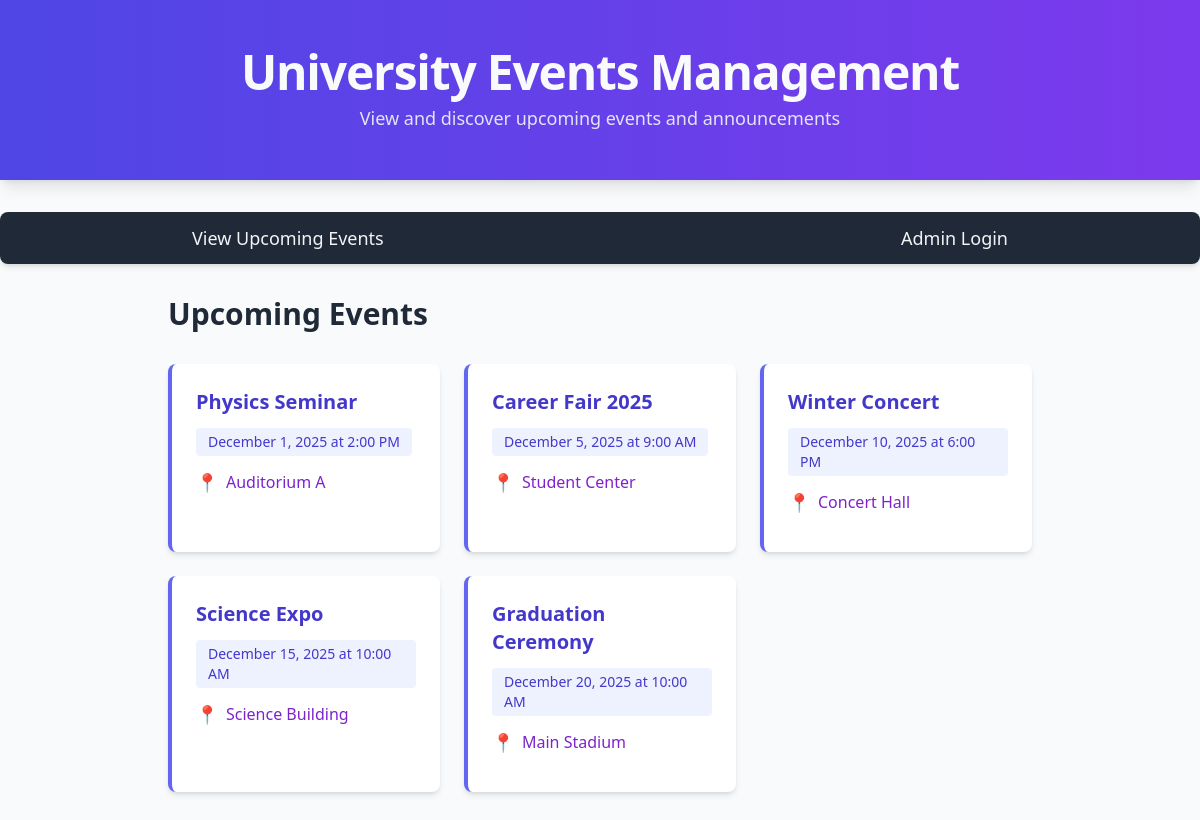
The app's page /pages/upcoming_events.php with its own data.
### tables this page shows
CREATE TABLE IF NOT EXISTS events (
    event_id INT AUTO_INCREMENT PRIMARY KEY,
    event_title VARCHAR(255) NOT NULL,
    event_date DATETIME NOT NULL,
    location VARCHAR(255) NOT NULL,
    details TEXT,
    created_at TIMESTAMP DEFAULT CURRENT_TIMESTAMP
);

### pages/upcoming_events.php (the view, shortened to what this page needs)
<!DOCTYPE html>
<html lang="en">
<head>
    <script src="https://cdn.tailwindcss.com"></script>
</head>
<body class="bg-gray-50 font-sans text-slate-800 leading-relaxed">
    <header class="bg-gradient-to-r from-indigo-600 to-violet-600 text-white py-12 shadow-lg mb-8">
        <h1 class="text-4xl sm:text-5xl font-extrabold text-center tracking-tight text-slate-50">University Events Management</h1>
        <p class="text-center mt-2 text-lg text-slate-100/90">View and discover upcoming events and announcements</p>
    </header>
    <nav class="bg-gray-800 mb-8 rounded-lg shadow-md">
        <div class="max-w-4xl mx-auto px-4 flex flex-wrap items-center justify-between">
            <div class="flex flex-wrap">
                <a href="upcoming_events.php" class="block text-gray-100 hover:bg-indigo-500 px-6 py-3 text-lg font-medium transition-colors duration-300 active:bg-indigo-500">View Upcoming Events</a>
            </div>
            <div>
                <?php if (isset($_SESSION['is_admin']) && $_SESSION['is_admin'] === true): ?>
                    <a href="logout.php" class="block text-gray-100 hover:bg-red-500 px-6 py-3 text-lg font-medium transition-colors duration-300">Logout</a>
                <?php else: ?>
                    <a href="login.php" class="block text-gray-100 hover:bg-green-500 px-6 py-3 text-lg font-medium transition-colors duration-300">Admin Login</a>
                <?php endif; ?>
            </div>
        </div>
    </nav>
    <div class="max-w-4xl mx-auto px-4 pb-12">
        <h2 class="text-3xl font-bold mb-8 text-gray-800">Upcoming Events</h2>
        <?php
        include '../config/db.php';
        $current_date = date('Y-m-d H:i:s');
        $sql = "SELECT event_id, event_title, event_date, location, details
                FROM events
                WHERE event_date > ?
                ORDER BY event_date ASC";
        $stmt = $conn->prepare($sql);
        if ($stmt) {
            $stmt->bind_param("s", $current_date);
            if ($stmt->execute()) {
                $result = $stmt->get_result();
                if ($result->num_rows > 0) {
                    echo "<div class='grid grid-cols-1 md:grid-cols-2 lg:grid-cols-3 gap-6 mb-8'>";
                    $events = [];
                    while ($row = $result->fetch_assoc()) {
                        $events[] = $row;
                    }
                    foreach ($events as $row) {
                        $event_date = new DateTime($row['event_date']);
                        $formatted_date = $event_date->format('F j, Y \a\t g:i A');
                        $event_id = $row['event_id'];
                        echo "<div class='bg-white rounded-lg shadow-md hover:shadow-lg transition-shadow duration-300 border-l-4 border-indigo-500 p-6 cursor-pointer' role='button' tabindex='0' onclick='openModal(" . $event_id . ")' onkeydown=\"if(event.key==='Enter'||event.key===' ') openModal(" . $event_id . ")\">";
                        echo "<h3 class='text-xl font-semibold text-indigo-700 mb-3'>" . htmlspecialchars($row['event_title']) . "</h3>";
                        echo "<div class='bg-indigo-50 inline-block px-3 py-1 rounded text-sm text-indigo-700 font-medium mb-3'>" . $formatted_date . "</div>";
                        echo "<div class='text-purple-700 font-medium mb-3 flex items-center'>";
                        echo "<span class='mr-2 text-lg'>📍</span>" . htmlspecialchars($row['location']);
                        echo "</div>";
                        echo "</div>";
                    }
                    echo "</div>";
                } else {
                    echo "<div class='bg-white rounded-lg shadow-md p-8 text-center'>";
                    echo "<p class='text-gray-500 text-lg'>No upcoming events at the moment. Check back soon!</p>";
                    echo "</div>";
                }
            } else {
                echo "<div class='bg-red-100 border border-red-400 text-red-700 px-4 py-3 rounded mb-6'>";
                echo "Error fetching events: " . $stmt->error;
                echo "</div>";
            }
        } else {
            echo "<div class='bg-red-100 border border-red-400 text-red-700 px-4 py-3 rounded mb-6'>";
            echo "Error preparing statement: " . $conn->error;
            echo "</div>";
        }
        ?>
    </div>
</body>
</html>

### records on screen
events: event_title "Physics Seminar", event_date "December 1, 2025 at 2:00 PM", location "Auditorium A"
events: event_title "Career Fair 2025", event_date "December 5, 2025 at 9:00 AM", location "Student Center"
events: event_title "Winter Concert", event_date "December 10, 2025 at 6:00 PM", location "Concert Hall"
events: event_title "Science Expo", event_date "December 15, 2025 at 10:00 AM", location "Science Building"
events: event_title "Graduation Ceremony", event_date "December 20, 2025 at 10:00 AM", location "Main Stadium"
